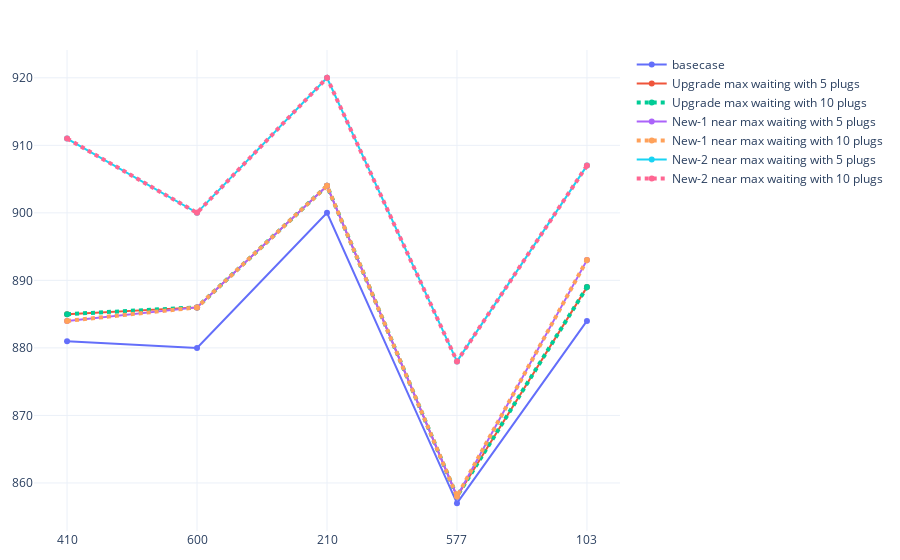

This figure's notebook cell:
### Code cell
# EVs in simulation
fig = go.Figure()
fig.add_trace(go.Scatter(x=seeds, y=count_stats[(500 <= count_stats['analysis_id']) & (count_stats['analysis_id']<= 504)].sort_values('analysis_id')['sim_count'],
                    mode='lines+markers',
                    name='basecase'))
fig.add_trace(go.Scatter(x=seeds, y=count_stats[(506 <= count_stats['analysis_id']) & (count_stats['analysis_id']<= 510)].sort_values('analysis_id')['sim_count'],
                    mode='lines+markers',
                    name='Upgrade max waiting with 5 plugs'))
fig.add_trace(go.Scatter(x=seeds, y=count_stats[(511 <= count_stats['analysis_id']) & (count_stats['analysis_id']<= 515)].sort_values('analysis_id')['sim_count'],
                    mode='lines+markers',
                    name='Upgrade max waiting with 10 plugs', line=dict(width=4, dash='dot')))
fig.add_trace(go.Scatter(x=seeds, y=count_stats[(516 <= count_stats['analysis_id']) & (count_stats['analysis_id']<= 520)].sort_values('analysis_id')['sim_count'],
                    mode='lines+markers',
                    name='New-1 near max waiting with 5 plugs'))
fig.add_trace(go.Scatter(x=seeds, y=count_stats[(521 <= count_stats['analysis_id']) & (count_stats['analysis_id']<= 525)].sort_values('analysis_id')['sim_count'],
                    mode='lines+markers',
                    name='New-1 near max waiting with 10 plugs', line=dict(width=4, dash='dot')))
fig.add_trace(go.Scatter(x=seeds, y=count_stats[(526 <= count_stats['analysis_id']) & (count_stats['analysis_id']<= 530)].sort_values('analysis_id')['sim_count'],
                    mode='lines+markers',
                    name='New-2 near max waiting with 5 plugs'))
fig.add_trace(go.Scatter(x=seeds, y=count_stats[(531 <= count_stats['analysis_id']) & (count_stats['analysis_id']<= 535)].sort_values('analysis_id')['sim_count'],
                    mode='lines+markers',
                    name='New-2 near max waiting with 10 plugs', line=dict(width=4, dash='dot')))
fig.update_xaxes(type='category')
fig.update_layout(margin=dict(l=20, r=20, t=50, b=20), uniformtext_minsize=8, uniformtext_mode='hide', template='plotly_white')
fig.show()

### Figure 1 — Plotly figure (JSON) as saved in the notebook; plotly's stock layout.template omitted (floating-point values rounded to 4 significant figures)
{"data": [{"mode": "lines+markers", "name": "basecase", "type": "scatter", "x": ["410", "600", "210", "577", "103"], "y": [881, 880, 900, 857, 884]}, {"mode": "lines+markers", "name": "Upgrade max waiting with 5 plugs", "type": "scatter", "x": ["410", "600", "210", "577", "103"], "y": [885, 886, 904, 858, 889]}, {"line": {"dash": "dot", "width": 4}, "mode": "lines+markers", "name": "Upgrade max waiting with 10 plugs", "type": "scatter", "x": ["410", "600", "210", "577", "103"], "y": [885, 886, 904, 858, 889]}, {"mode": "lines+markers", "name": "New-1 near max waiting with 5 plugs", "type": "scatter", "x": ["410", "600", "210", "577", "103"], "y": [884, 886, 904, 858, 893]}, {"line": {"dash": "dot", "width": 4}, "mode": "lines+markers", "name": "New-1 near max waiting with 10 plugs", "type": "scatter", "x": ["410", "600", "210", "577", "103"], "y": [884, 886, 904, 858, 893]}, {"mode": "lines+markers", "name": "New-2 near max waiting with 5 plugs", "type": "scatter", "x": ["410", "600", "210", "577", "103"], "y": [911, 900, 920, 878, 907]}, {"line": {"dash": "dot", "width": 4}, "mode": "lines+markers", "name": "New-2 near max waiting with 10 plugs", "type": "scatter", "x": ["410", "600", "210", "577", "103"], "y": [911, 900, 920, 878, 907]}], "layout": {"autosize": true, "margin": {"b": 20, "l": 20, "r": 20, "t": 50}, "uniformtext": {"minsize": 8, "mode": "hide"}, "xaxis": {"autorange": true, "range": [-0.2409, 4.241], "type": "category"}, "yaxis": {"autorange": true, "range": [852.7, 924.3], "type": "linear"}}}
